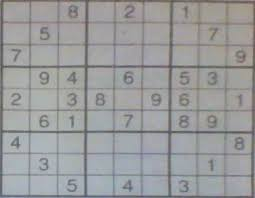
#> input picture ML/DAY11_12/sudoku.jpg, 255 x 198 px
$ python Q3.py
#> lines starting #> are read from the running program, lines starting #| are printed output that depends on the picture; after the words box and inside, x2 and y2 are one past the last pixel; in counts of white or black regions, pixels touching at a corner belong together
import numpy as np
import cv2 as cv

img=cv.imread("sudoku.jpg",0)
#> img: shape (198, 255); min 82, max 187, mean 155.2

dt=cv.adaptiveThreshold(img,255,cv.ADAPTIVE_THRESH_MEAN_C,cv.THRESH_BINARY,11,2)
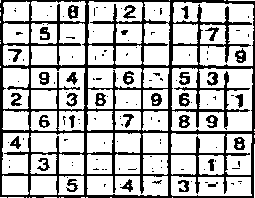
#> dt: shape (198, 255); 72.6% white; 127 black regions (94 under 20 px), largest, box (x1, y1, x2, y2) and area: (0, 0, 255, 198) 11049, (68, 5, 79, 19) 100, (235, 48, 246, 63) 99

dt1=np.hstack((img,dt))
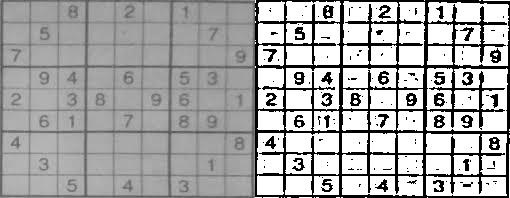
#> dt1: shape (198, 510); min 0, max 255, mean 170.2
cv.imshow("ADAPTIVE",dt1)
cv.waitKey(0)

$ run again, with ML/DAY11_12/gradient.jpg copied over ML/DAY11_12/sudoku.jpg
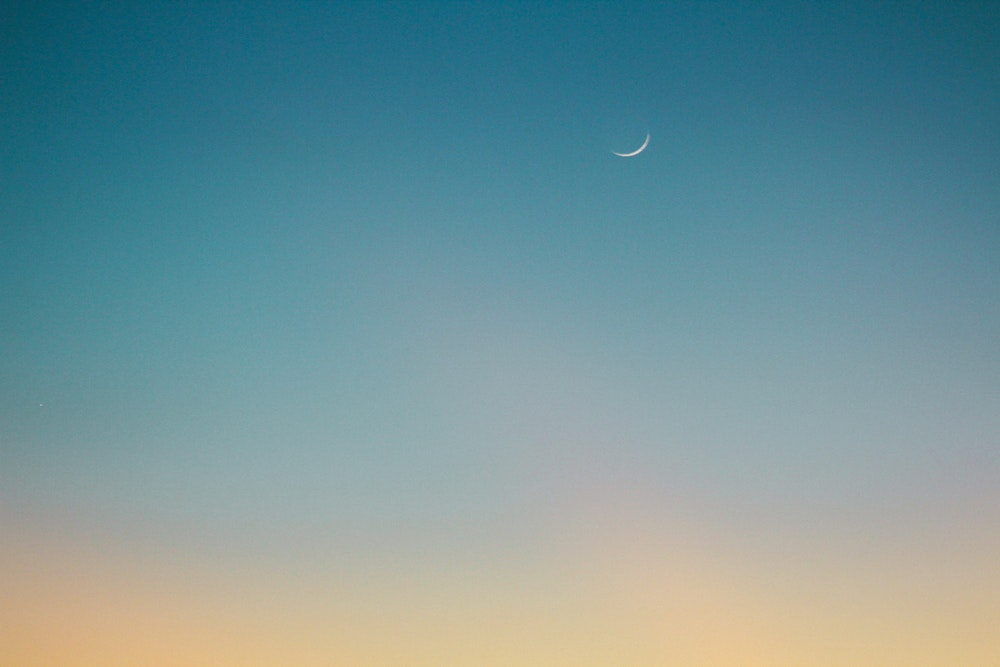
#> input picture ML/DAY11_12/gradient.jpg, 1000 x 667 px
#> `dt=cv.adaptiveThreshold(img,255,cv.ADAPTIVE_THRESH_MEAN_C,cv.THRESH_BI..`:
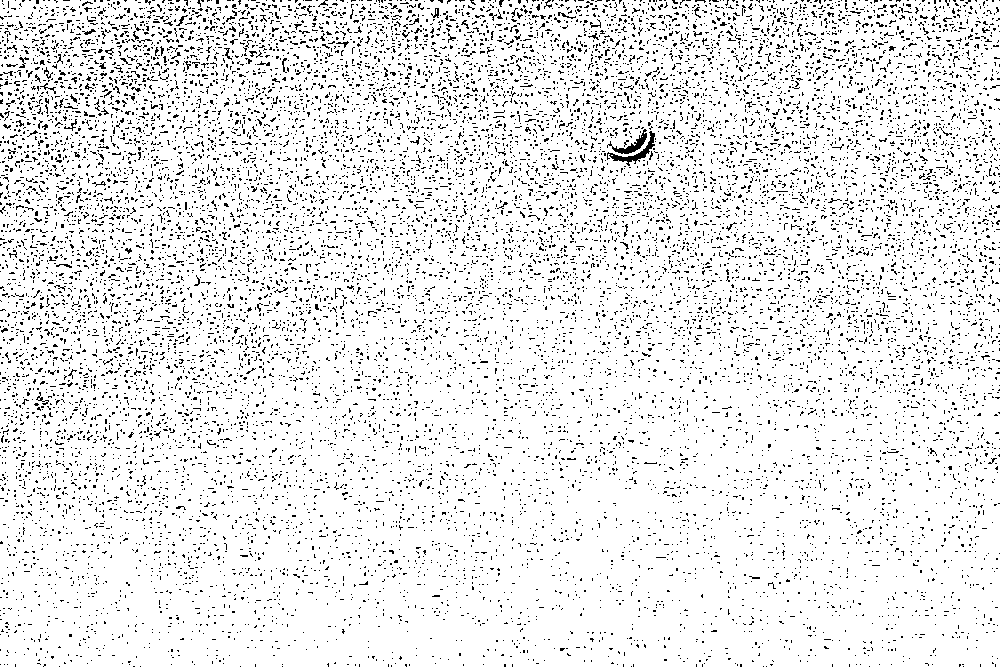
#> dt: shape (667, 1000); 91.4% white; black in thin lines or dots
#> `dt1=np.hstack((img,dt))`:
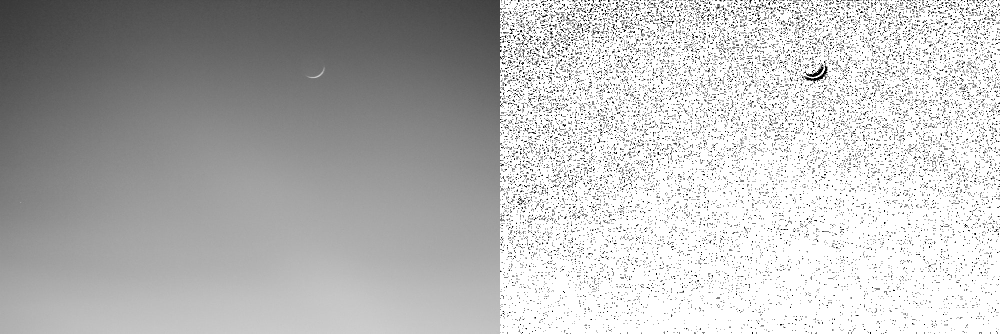
#> dt1: shape (667, 2000) (shown at 1/2 size); min 0, max 255, mean 186.3
